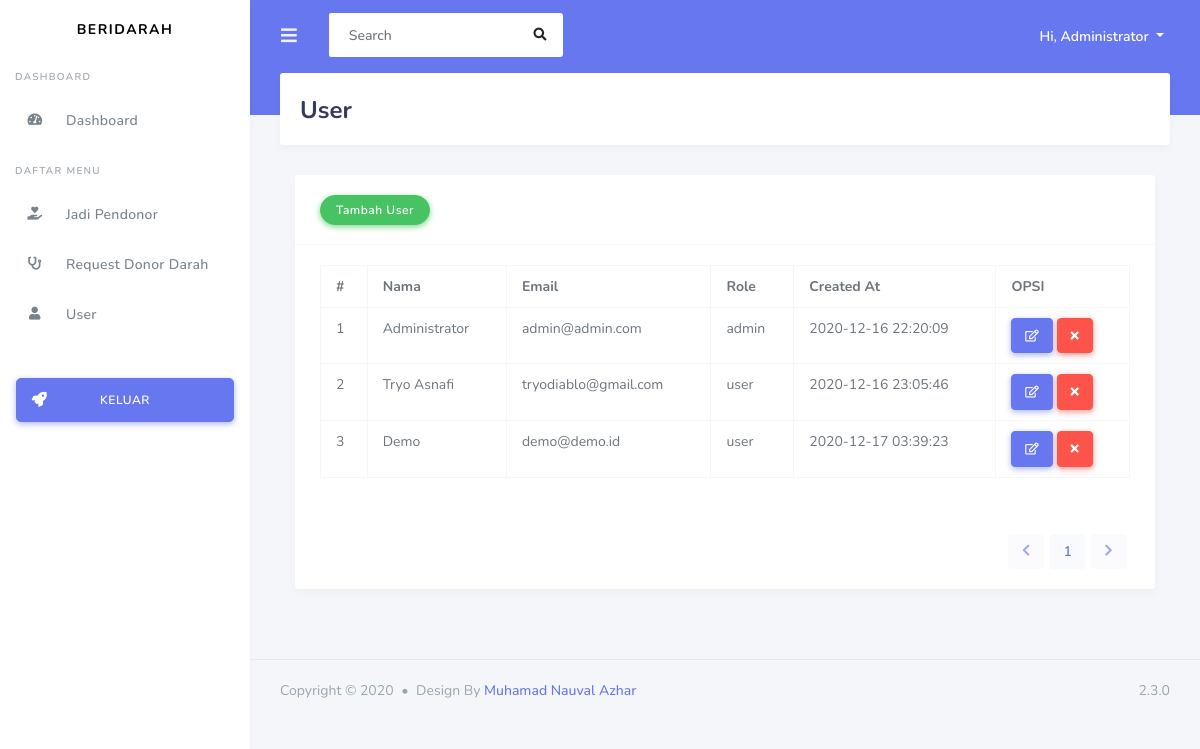
Screenshot of /dashboard/user/index.php (signed in) with the database file from the repository.
### tables this page shows
CREATE TABLE `user` (
  `id_user` int(11) NOT NULL,
  `name` varchar(255) NOT NULL,
  `email` varchar(255) NOT NULL,
  `password` varchar(255) NOT NULL,
  `level` varchar(15) NOT NULL,
  `created_date` datetime NOT NULL DEFAULT CURRENT_TIMESTAMP,
  `updated_date` datetime DEFAULT NULL
);

### dashboard/user/index.php (the view, shortened to what this page needs)
<!DOCTYPE html>
<html lang="en">
<head>
    <link rel="stylesheet" href="https://stackpath.bootstrapcdn.com/bootstrap/4.3.1/css/bootstrap.min.css">
    <link rel="stylesheet" href="https://use.fontawesome.com/releases/v5.7.2/css/all.css">
    <link rel="stylesheet" href="../../assets/css/style.css">
    <link rel="stylesheet" href="../../assets/css/components.css">
</head>
<body>
    <div id="app">
        <div class="main-wrapper">
            <div class="navbar-bg"></div>
            <?php require('../topbar.php'); ?>
            <?php require('../sidebar.php'); ?>
            <div class="main-content">
                <section class="section">
                    <div class="section-header">
                        <h1>User</h1>
                    </div>
                    <div class="section-body">
                        <div class="col-12">
                            <div class="card">
                                <div class="card-header">
                                    <a href="add_user.php" class="btn btn-success">Tambah User</a>
                                </div>
                                <div class="card-body">
                                    <div class="table-responsive">
                                        <table class="table table-bordered table-md">
                                            <tr>
                                                <th>#</th>
                                                <th>Nama</th>
                                                <th>Email</th>
                                                <th>Role</th>
                                                <th>Created At</th>
                                                <th>OPSI</th>
                                            </tr>
                                            <?php
                                            include('../../config/database.php');
                                            $batas = 5;
                                            $page = isset($_GET['page']) ? (int)$_GET['page'] : 1;
                                            $first = ($page > 1) ? (($page - 1) * $batas) : 0;
                                            $previous = $page - 1;
                                            $next = $page + 1;
                                            $count_data = mysqli_num_rows($conn->query("SELECT * FROM user"));
                                            $total_page = ceil($count_data / $batas);
                                            $no = $first + 1;
                                            $data = $conn->query("SELECT * FROM user LIMIT $first, $batas");
                                            while ($user_data = mysqli_fetch_object($data)) {  ?>
                                                <tr>
                                                    <td><?= $no++ ?></td>
                                                    <td><?= $user_data->name ?></td>
                                                    <td><?= $user_data->email ?></td>
                                                    <td><?= $user_data->level ?></td>
                                                    <td><?= $user_data->created_date ?></td>
                                                    <td>
                                                        <a class="btn btn-icon btn-primary" href="edit_user.php?id=<?= $user_data->id_user ?>">
                                                            <i class="far fa-edit"></i>
                                                        </a>
                                                        <a class="btn btn-icon btn-danger" href="delete_user.php?id=<?= $user_data->id_user ?>" onclick="return confirm_delete()">
                                                            <i class="fas fa-times"></i>
                                                        </a>
                                                    </td>
                                                </tr>
                                            <?php } ?>
                                        </table>
                                    </div>
                                </div>
                                <div class="card-footer text-right">
                                    <nav class="d-inline-block">
                                        <ul class="pagination mb-0">
                                            <li class="page-item">
                                                <a class="page-link <?= ($page > 1) ? '"href=?page=' . $previous : ' btn disabled"'; ?> tabindex=" -1">
                                                    <i class="fas fa-chevron-left"></i>
                                                </a>
                                            </li>
                                            <?php
                                            for ($i = 1; $i <= $total_page; $i++) {
                                            ?>
                                                <li class="page-item"><a class="page-link" href="?page=<?= $i ?>"><?= $i ?></a></li>
                                            <?php } ?>
                                            <li class="page-item">
                                                <a class="page-link <?= ($page < $total_page) ? '" href=?page=' . $next : ' btn disabled" href' ?>>
                                                    <i class=" fas fa-chevron-right"></i>
                                                </a>
                                            </li>
                                        </ul>
                                    </nav>
                                </div>
                            </div>
                        </div>
                    </div>
                </section>
            </div>
        </div>
        <?php require('../footer.php'); ?>
    </div>
</body>
</html>

### rows the page displays
user: name "Administrator", email "admin@admin.com", level "admin", created_date "2020-12-16 22:20:09"
user: name "Tryo Asnafi", email "tryodiablo@gmail.com", level "user", created_date "2020-12-16 23:05:46"
user: name "Demo", email "demo@demo.id", level "user", created_date "2020-12-17 03:39:23"

### other values shown
$_SESSION['user']->name "Administrator"
